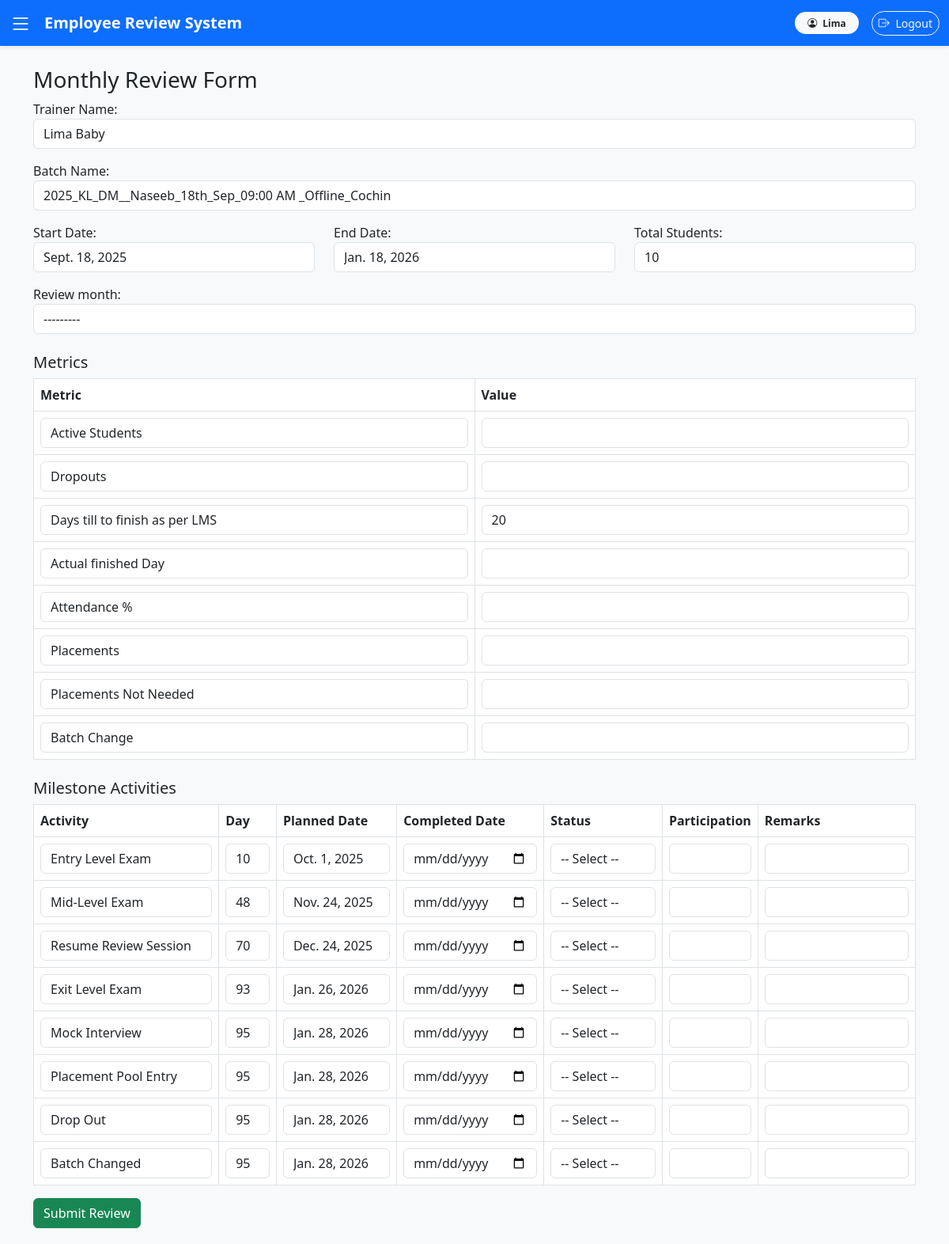
The app's page /monthly-review/1/ (signed in) with its own data.
### settings_app/models.py (models this page shows, shortened)
class Master(models.Model):
    created_date = models.DateTimeField(auto_now_add=True)
    isactive = models.BooleanField(default=True,verbose_name="Active")
    created_user = models.ForeignKey(User, null=True, blank=True, on_delete=models.CASCADE)
    class Meta:
        abstract = True
        ordering = ['-isactive']

class FacultyProfile(Master):
    user = models.OneToOneField(User, on_delete=models.CASCADE, related_name="faculty_user")
    branch = models.ForeignKey(Branch, on_delete=models.CASCADE)
    courses = models.ManyToManyField(Course)  # Faculty can teach multiple courses
    mobile_no = PhoneNumberField(null=True, blank=True, region='IN')  # 'IN' for India
    whatsapp_no = PhoneNumberField(null=True, blank=True, region='IN')

class Batch(Master):
    name = models.CharField(max_length=100)
    branch = models.ForeignKey(Branch, on_delete=models.CASCADE)
    course = models.ForeignKey(Course, on_delete=models.CASCADE)
    faculty = models.ForeignKey(FacultyProfile, on_delete=models.CASCADE)  # 🔥 New Foreign Key
    start_date = models.DateField()  #  Added
    end_date = models.DateField()    #  Added
    total_students = models.IntegerField()
    completed = models.BooleanField(default=False)  # New field to mark batch completion

### employeereview/models.py (models this page shows, shortened)
class Metric(Master):
    group = models.ForeignKey(Group, on_delete=models.CASCADE)
    metric_name = models.CharField(max_length=100, verbose_name="Name")
    metric_datatype = models.CharField(max_length=50, choices=METRIC_DATATYPE_CHOICES, verbose_name="Type")
    order = models.IntegerField()

class BatchActivity(Master):
    batch = models.ForeignKey(Batch, on_delete=models.CASCADE)
    activity = models.CharField(max_length=200)
    day = models.IntegerField()
    planned_date = models.DateField()

### employeereview/views.py (the view)
# urls.py: path('monthly-review/<int:batch_id>/', views.monthly_review_view, name='create_monthly_review'),
@login_required
def monthly_review_view(request, batch_id):
    batch = get_object_or_404(Batch, id=batch_id)
    faculty = get_object_or_404(FacultyProfile, user=request.user)
    if request.method == 'POST':
        form = FacultyMonthlyReviewForm(request.POST)
        if form.is_valid():
            review = form.save(commit=False)
            review.user = faculty
            review.batch = batch
            review.start_date = batch.start_date
            review.end_date = batch.end_date
            review.total_students = batch.total_students
            review.save()
            metric_names = request.POST.getlist('metric_name')
            metric_values = request.POST.getlist('metric_value')
            for name, value in zip(metric_names, metric_values):
                FacultyMonthlyMetric.objects.create(
                    monthly_review=review,
                    metric_name=name,
                    metric_value=value
                )
            activity_ids = request.POST.getlist('activity_id')
            completed_dates = request.POST.getlist('completed_date')
            statuses = request.POST.getlist('status')
            participations = request.POST.getlist('participation')
            remarks = request.POST.getlist('remarks')
            batch_activities = BatchActivity.objects.filter(batch=batch)
            for idx, act in enumerate(batch_activities):
                FacultyMonthlyActivity.objects.create(
                    monthly_review=review,
                    activity=act.activity,
                    day=act.day,
                    planned_date=act.planned_date,
                    completed_date=completed_dates[idx] or None,
                    status=statuses[idx],
                    participation=participations[idx],
                    remarks=remarks[idx]
                )
            return redirect('faculty_dashboard')
        else:
            print("Form errors:", form.errors)  # Debugging line
    else:
        form = FacultyMonthlyReviewForm()
    groups = request.user.groups.all()
    metrics = Metric.objects.filter(group__in=groups, isactive=True)
    metric_data = []
    for metric in metrics:
        metric_value = ''
        readonly = False
        if metric.metric_name.strip().lower() == "days till to finish as per lms":
            working_days = get_working_days(batch.start_date, date.today())
            metric_value = working_days
            readonly = True
        metric_data.append({
            'metric': metric,
            'value': metric_value,
            'readonly': readonly,
        })
    batch_activities = BatchActivity.objects.filter(batch=batch)
    return render(request, 'monthly_review_form.html', {
        'form': form,
        'batch': batch,
        'faculty': faculty,
        'metrics': metric_data,
        'activities': batch_activities,
    })

### employeereview/forms.py
class FacultyMonthlyReviewForm(forms.ModelForm):
    class Meta:
        model = FacultyMonthlyReview
        fields = ['review_month',]
        widgets = {
            'review_month': forms.Select(attrs={'class': 'form-control'}),
        }

### employeereview/views.py (called while the page is built)
def get_working_days(start_date, end_date):
    day_count = 0
    current = start_date
    while current <= end_date:
        if current.weekday() not in (5, 6):  # 5 = Saturday, 6 = Sunday
            day_count += 1
        current += timedelta(days=1)
    return day_count

### employeereview/templates/monthly_review_form.html (shortened to what this page needs)
{% extends 'base.html' %}
{% load static %}
{% block content %}
<div class="container mt-4">
  <div id="form_section">
  <h3>Monthly Review Form</h3>
  <form method="post">
    <div class="mb-3">
      <label>Trainer Name:</label>
      <input type="text" class="form-control" value="{{ faculty.user.get_full_name }}" readonly>
    </div>
    <div class="mb-3">
      <label>Batch Name:</label>
      <input type="text" class="form-control" value="{{ batch.name }}" readonly>
    </div>
    <div class="row">
      <div class="col">
        <label>Start Date:</label>
        <input type="text" class="form-control" value="{{ batch.start_date }}" readonly>
      </div>
      <div class="col">
        <label>End Date:</label>
        <input type="text" class="form-control" value="{{ batch.end_date }}" readonly>
      </div>
      <div class="col">
        <label>Total Students:</label>
        <input type="text" class="form-control" value="{{ batch.total_students }}" readonly>
      </div>
    </div>
    <div class="mt-3">
      {{ form.review_month.label_tag }} {{ form.review_month }}
    </div>
    <h5 class="mt-4">Metrics</h5>
    <table class="table table-bordered">
      <thead>
        <tr><th>Metric</th><th>Value</th></tr>
      </thead>
      <tbody>
        {% for metric in metrics %}
          <tr>
            <td>
              <input type="text" class="form-control" value="{{ metric.metric.metric_name }}" readonly>
            </td>
            <td>
              <input type="text" class="form-control" name="metric_value" id="metric_value_{{ metric.metric.id }}" value="{{ metric.value }}" {% if metric.readonly %}readonly{% endif %}>
            </td>
          </tr>
        {% endfor %}
      </tbody>
    </table>
    <h5 class="mt-4">Milestone Activities</h5>
    <table class="table table-bordered">
      <thead>
        <tr>
          <th style="width: 24%;">Activity</th><th style="width: 7%;">Day</th><th style="width: 15%;">Planned Date</th>
          <th style="width: 12%;">Completed Date</th><th style="width: 15%;">Status</th><th style="width: 7%;">Participation</th><th style="width: 20%;">Remarks</th>
        </tr>
      </thead>
      <tbody>
        {% for activity in activities %}
        <tr>
          <td><input type="text" class="form-control" value="{{ activity.activity }}" readonly></td>
          <td><input type="text" class="form-control" value="{{ activity.day }}" readonly></td>
          <td><input type="text" class="form-control" value="{{ activity.planned_date }}" readonly></td>
          <td><input type="date" class="form-control" name="completed_date" id="completed_date_{{ activity.id }}"></td>
          <td>
            <select name="status" class="form-control" id="status_{{ activity.id }}">
              <option value="">-- Select --</option>
            </select>
          </td>
          <td><input type="text" name="participation" class="form-control" id="participation_{{ activity.id }}"></td>
          <td><input type="text" name="remarks" class="form-control" id="remarks_{{ activity.id }}"></td>
        </tr>
        {% endfor %}
      </tbody>
    </table>
    <button type="submit" class="btn btn-success" id="submit_btn">Submit Review</button>
  </form>
</div>
</div>
{% endblock %}

### templates/base.html (shortened to what this page needs)
<!DOCTYPE html>
<html lang="en">
<head>
    <link rel="stylesheet" href="https://cdn.jsdelivr.net/npm/bootstrap@5.3.0/dist/css/bootstrap.min.css">
    <link rel="stylesheet" href="https://cdn.jsdelivr.net/npm/bootstrap-icons@1.11.3/font/bootstrap-icons.css">
</head>
<body>
    <nav class="navbar navbar-expand-lg navbar-dark bg-primary fixed-top shadow-sm">
        <div class="container-fluid">
            <span class="sidebar-toggle text-white me-3" id="sidebarToggle">
                <i class="bi bi-list fs-3"></i>
            </span>
            <a class="navbar-brand fw-bold" href="/">Employee Review System</a>
            <div class="d-flex ms-auto align-items-center">
                {% if user.is_authenticated %}
                <span class="badge bg-light text-dark me-3 px-3 py-2 rounded-pill">
                    <i class="bi bi-person-circle me-1"></i> {{ user.username }}
                </span>
                <form action="{% url 'logout' %}" method="post" class="d-inline">
                    <button type="submit" class="btn btn-outline-light btn-sm rounded-pill">
                        <i class="bi bi-box-arrow-right me-1"></i> Logout
                    </button>
                </form>
                {% else %}
                <a href="{% url 'login' %}" class="btn btn-light text-primary btn-sm rounded-pill">
                    <i class="bi bi-box-arrow-in-right me-1"></i> Login
                </a>
                {% endif %}
            </div>
        </div>
    </nav>
    <main class="content-container" id="mainContent">
        {% block content %}{% endblock %}
    </main>
</body>
</html>

### records on screen
FacultyProfile: user.get_full_name "Lima Baby"
Batch: name "2025_KL_DM__Naseeb_18th_Sep_09:00 AM _Offline_Cochin", start_date "Sept. 18, 2025", end_date "Jan. 18, 2026", total_students "10"
Metric: metric.metric_name "Active Students"
Metric: metric.metric_name "Dropouts"
Metric: metric.metric_name "Days till to finish as per LMS", metric_value "20"
Metric: metric.metric_name "Actual finished Day"
Metric: metric.metric_name "Attendance %"
Metric: metric.metric_name "Placements"
Metric: metric.metric_name "Placements Not Needed"
Metric: metric.metric_name "Batch Change"
BatchActivity: activity "Entry Level Exam", day "10", planned_date "Oct. 1, 2025"
BatchActivity: activity "Mid-Level Exam", day "48", planned_date "Nov. 24, 2025"
BatchActivity: activity "Resume Review Session", day "70", planned_date "Dec. 24, 2025"
BatchActivity: activity "Exit Level Exam", day "93", planned_date "Jan. 26, 2026"
BatchActivity: activity "Mock Interview", day "95", planned_date "Jan. 28, 2026"
BatchActivity: activity "Placement Pool Entry", day "95", planned_date "Jan. 28, 2026"
BatchActivity: activity "Drop Out", day "95", planned_date "Jan. 28, 2026"
BatchActivity: activity "Batch Changed", day "95", planned_date "Jan. 28, 2026"

### other values on screen
{{ user.username }} "Lima"
